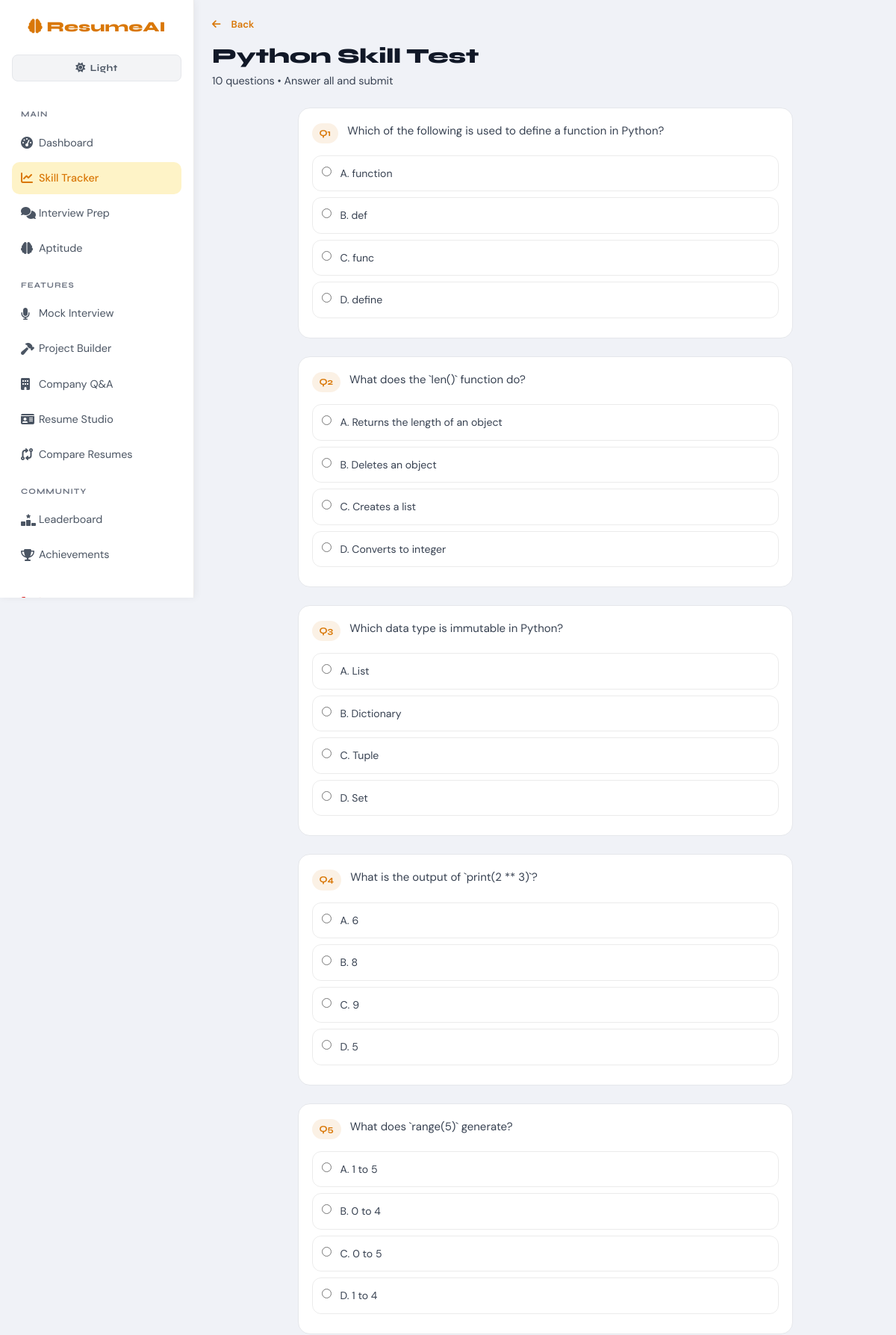
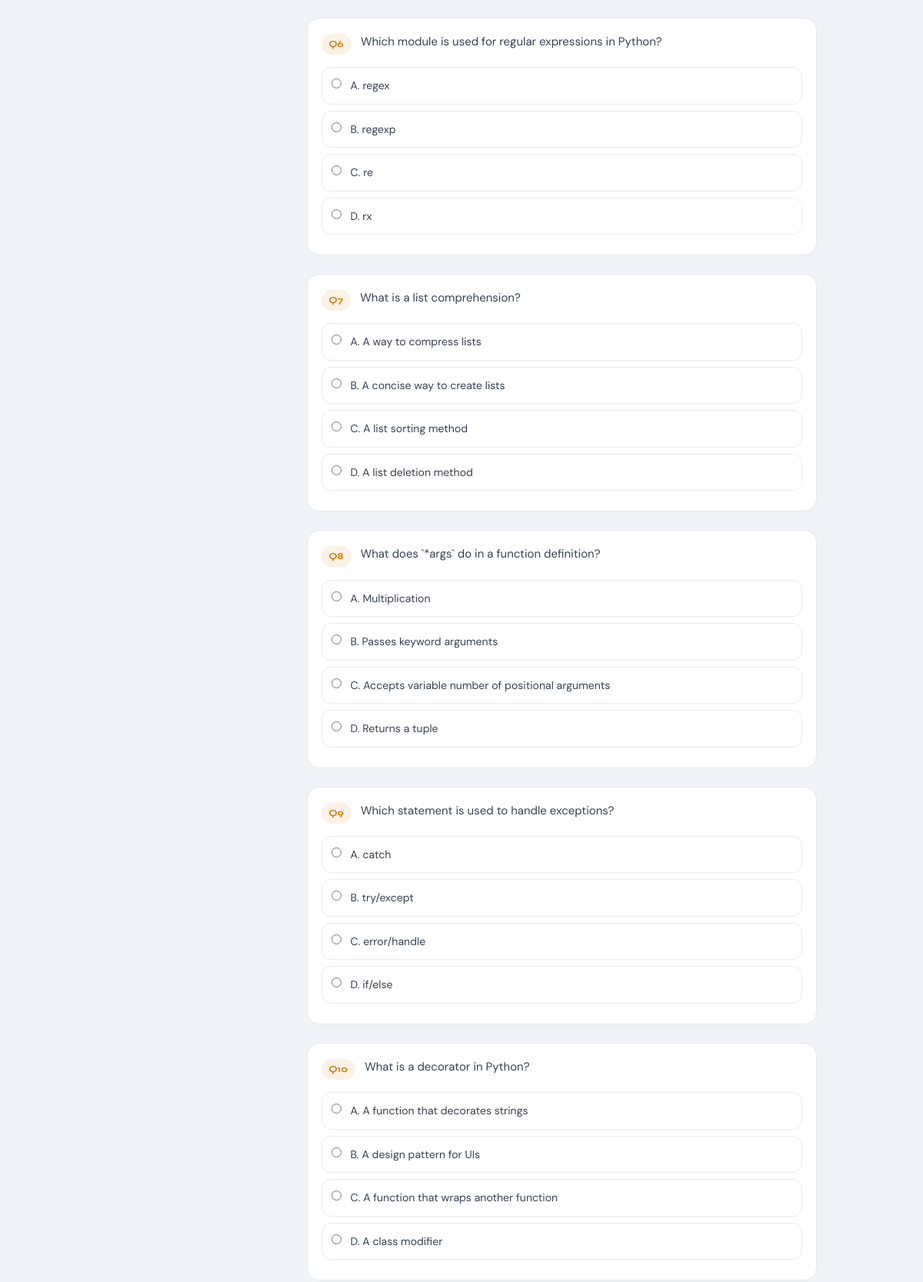
The app's page /skills/1/test/ (signed in, upper part) with its own data (2 pictures, top to bottom).
### analyzer/models.py (models this page shows, shortened)
class Skill(models.Model):
    name = models.CharField(max_length=100, unique=True)
    class Meta:
        ordering = ['name']

class SkillTestQuestion(models.Model):
    skill = models.ForeignKey(Skill, on_delete=models.CASCADE, related_name='test_questions')
    question = models.TextField()
    option_a = models.CharField(max_length=500)
    option_b = models.CharField(max_length=500)
    option_c = models.CharField(max_length=500)
    option_d = models.CharField(max_length=500)
    correct_option = models.CharField(max_length=1, choices=[('A','A'),('B','B'),('C','C'),('D','D')])
    explanation = models.TextField(blank=True)

### analyzer/views.py (the view)
# urls.py: path('skills/<int:skill_id>/test/', views.skill_test, name='skill_test'),
@login_required
def skill_test(request, skill_id):
    skill = get_object_or_404(Skill, pk=skill_id)
    questions = list(SkillTestQuestion.objects.filter(skill=skill))
    if len(questions) > 10:
        questions = random.sample(questions, 10)
    if not questions:
        messages.warning(request, f'No test questions available for {skill.name} yet.')
        return redirect('skill_tracker_detail', skill_id=skill_id)
    return render(request, 'skill_test.html', {
        'skill': skill,
        'questions': questions,
    })

### templates/skill_test.html (shortened to what this page needs)
{% extends 'base.html' %}
{% load analyzer_tags %}
{% block content %}
<div class="page-header">
  <a href="{% url 'skill_tracker_detail' skill.pk %}" class="back-btn"><i class="fa-solid fa-arrow-left me-2"></i>Back</a>
  <h1 class="page-title mt-2">{{ skill.name }} Skill Test</h1>
  {% if not submitted %}<p class="page-subtitle">{{ questions|length }} questions • Answer all and submit</p>{% endif %}
</div>
{% if submitted %}
<div class="row justify-content-center">
  <div class="col-lg-8">
    <div class="card-glass mb-4">
      <div class="card-glass-body text-center py-4">
        <div class="score-ring-xl mx-auto mb-3"><span class="score-val-xl">{{ score|floatformat:0 }}<small>%</small></span></div>
        <h4>{% if passed %}🎉 Congratulations! You passed!{% else %}Keep Practicing!{% endif %}</h4>
        <p class="text-muted">{{ correct }}/{{ total }} correct · Score: {{ score }}%</p>
        {% if passed %}<a href="{% url 'generate_certificate' skill.pk %}" class="btn btn-success me-2"><i class="fa-solid fa-certificate me-1"></i>Get Certificate</a>{% endif %}
        <a href="{% url 'skill_test' skill.pk %}" class="btn btn-outline-primary"><i class="fa-solid fa-rotate me-1"></i>Retry Test</a>
      </div>
    </div>
    {% for r in results %}
    <div class="card-glass mb-3 {% if r.is_correct %}border-success{% else %}border-danger{% endif %}" style="border-left:3px solid">
      <div class="card-glass-body">
        <p class="fw-500 mb-2">{{ forloop.counter }}. {{ r.question }}</p>
        <div class="row g-2 mb-2">
          {% for k, v in r.options.items %}
          <div class="col-md-6"><div class="option-result {% if k == r.correct_answer %}option-correct{% elif k == r.your_answer and not r.is_correct %}option-wrong{% endif %}">
            <strong>{{ k }}.</strong> {{ v }}
            {% if k == r.correct_answer %}<i class="fa-solid fa-check ms-1 text-success"></i>{% elif k == r.your_answer and not r.is_correct %}<i class="fa-solid fa-xmark ms-1 text-danger"></i>{% endif %}
          </div></div>
          {% endfor %}
        </div>
        {% if r.explanation %}<div class="explanation-box"><i class="fa-solid fa-lightbulb me-2" style="color:var(--warning)"></i>{{ r.explanation }}</div>{% endif %}
      </div>
    </div>
    {% endfor %}
  </div>
</div>
{% else %}
<form method="post" action="{% url 'submit_skill_test' skill.pk %}" id="testForm">
  <div class="row justify-content-center">
    <div class="col-lg-9">
      {% for q in questions %}
      <div class="card-glass mb-4" id="q{{ forloop.counter }}">
        <div class="card-glass-body">
          <div class="question-header"><span class="q-number">Q{{ forloop.counter }}</span><p class="fw-500 mb-0 flex-grow-1">{{ q.question }}</p></div>
          <div class="options-grid mt-3">
            <label class="option-label"><input type="radio" name="q_{{ q.pk }}" value="A" required><span class="option-text">A. {{ q.option_a }}</span></label>
            <label class="option-label"><input type="radio" name="q_{{ q.pk }}" value="B"><span class="option-text">B. {{ q.option_b }}</span></label>
            <label class="option-label"><input type="radio" name="q_{{ q.pk }}" value="C"><span class="option-text">C. {{ q.option_c }}</span></label>
            <label class="option-label"><input type="radio" name="q_{{ q.pk }}" value="D"><span class="option-text">D. {{ q.option_d }}</span></label>
          </div>
        </div>
      </div>
      {% endfor %}
    </div>
  </div>
</form>
{% endif %}
{% endblock %}

### records on screen
Skill: name "Python"
SkillTestQuestion: question "Which of the following is used to define a function in Python?", option_a "function", option_b "def", option_c "func", option_d "define"
SkillTestQuestion: question "What does the `len()` function do?", option_a "Returns the length of an object", option_b "Deletes an object", option_c "Creates a list", option_d "Converts to integer"
SkillTestQuestion: question "Which data type is immutable in Python?", option_a "List", option_b "Dictionary", option_c "Tuple", option_d "Set"
SkillTestQuestion: question "What is the output of `print(2 ** 3)`?", option_a "6", option_b "8", option_c "9", option_d "5"
SkillTestQuestion: question "What does `range(5)` generate?", option_a "1 to 5", option_b "0 to 4", option_c "0 to 5", option_d "1 to 4"
SkillTestQuestion: question "Which module is used for regular expressions in Python?", option_a "regex", option_b "regexp", option_c "re", option_d "rx"
SkillTestQuestion: question "What is a list comprehension?", option_a "A way to compress lists", option_b "A concise way to create lists", option_c "A list sorting method", option_d "A list deletion method"
SkillTestQuestion: question "What does `*args` do in a function definition?", option_a "Multiplication", option_b "Passes keyword arguments", option_c "Accepts variable number of positional arguments", option_d "Returns a tuple"
SkillTestQuestion: question "Which statement is used to handle exceptions?", option_a "catch", option_b "try/except", option_c "error/handle", option_d "if/else"
SkillTestQuestion: question "What is a decorator in Python?", option_a "A function that decorates strings", option_b "A design pattern for UIs", option_c "A function that wraps another function", option_d "A class modifier"

### other values on screen
{{ questions|length }} "10"
